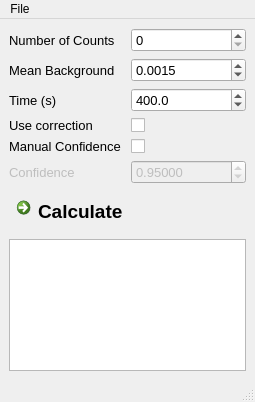
<?xml version="1.0" encoding="UTF-8"?>
<ui version="4.0">
 <class>MainWindow</class>
 <widget class="QMainWindow" name="MainWindow">
  <property name="geometry">
   <rect>
    <x>0</x>
    <y>0</y>
    <width>255</width>
    <height>402</height>
   </rect>
  </property>
  <property name="windowTitle">
   <string>FC Poisson</string>
  </property>
  <widget class="QWidget" name="centralwidget">
   <layout class="QGridLayout" name="gridLayout">
    <item row="3" column="0">
     <widget class="QTableView" name="resultsTable"/>
    </item>
    <item row="1" column="0">
     <widget class="QCommandLinkButton" name="b_calculate">
      <property name="font">
       <font>
        <family>Segoe UI</family>
        <pointsize>14</pointsize>
       </font>
      </property>
      <property name="text">
       <string>Calculate</string>
      </property>
     </widget>
    </item>
    <item row="2" column="0">
     <spacer name="verticalSpacer">
      <property name="orientation">
       <enum>Qt::Vertical</enum>
      </property>
      <property name="sizeHint" stdset="0">
       <size>
        <width>20</width>
        <height>40</height>
       </size>
      </property>
     </spacer>
    </item>
    <item row="0" column="0">
     <layout class="QGridLayout" name="gridLayout_3">
      <item row="1" column="1">
       <widget class="QDoubleSpinBox" name="sb_background">
        <property name="font">
         <font>
          <pointsize>10</pointsize>
         </font>
        </property>
        <property name="toolTip">
         <string>&lt;html&gt;&lt;head/&gt;&lt;body&gt;&lt;p&gt;Mean background count rate.&lt;/p&gt;&lt;/body&gt;&lt;/html&gt;</string>
        </property>
        <property name="decimals">
         <number>4</number>
        </property>
        <property name="maximum">
         <double>9999.000000000000000</double>
        </property>
        <property name="singleStep">
         <double>0.000100000000000</double>
        </property>
        <property name="value">
         <double>0.001500000000000</double>
        </property>
       </widget>
      </item>
      <item row="0" column="1">
       <widget class="QSpinBox" name="sb_n0">
        <property name="font">
         <font>
          <pointsize>10</pointsize>
         </font>
        </property>
        <property name="toolTip">
         <string>&lt;html&gt;&lt;head/&gt;&lt;body&gt;&lt;p&gt;Number of counts&lt;/p&gt;&lt;/body&gt;&lt;/html&gt;</string>
        </property>
        <property name="maximum">
         <number>10000</number>
        </property>
       </widget>
      </item>
      <item row="2" column="0">
       <widget class="QLabel" name="label_5">
        <property name="font">
         <font>
          <pointsize>10</pointsize>
         </font>
        </property>
        <property name="text">
         <string>Time (s)</string>
        </property>
       </widget>
      </item>
      <item row="2" column="1">
       <widget class="QDoubleSpinBox" name="sb_time">
        <property name="font">
         <font>
          <pointsize>10</pointsize>
         </font>
        </property>
        <property name="toolTip">
         <string>&lt;html&gt;&lt;head/&gt;&lt;body&gt;&lt;p&gt;Measurement time in s. Multiplied by background rate for total background counts.&lt;/p&gt;&lt;/body&gt;&lt;/html&gt;</string>
        </property>
        <property name="decimals">
         <number>1</number>
        </property>
        <property name="maximum">
         <double>99999999.000000000000000</double>
        </property>
        <property name="value">
         <double>400.000000000000000</double>
        </property>
       </widget>
      </item>
      <item row="5" column="1">
       <widget class="QDoubleSpinBox" name="sb_conf">
        <property name="enabled">
         <bool>false</bool>
        </property>
        <property name="font">
         <font>
          <pointsize>10</pointsize>
         </font>
        </property>
        <property name="toolTip">
         <string>&lt;html&gt;&lt;head/&gt;&lt;body&gt;&lt;p&gt;Manual confidence interval. 0.1 - 0.99999&lt;/p&gt;&lt;/body&gt;&lt;/html&gt;</string>
        </property>
        <property name="decimals">
         <number>5</number>
        </property>
        <property name="minimum">
         <double>0.100000000000000</double>
        </property>
        <property name="maximum">
         <double>0.999990000000000</double>
        </property>
        <property name="singleStep">
         <double>0.010000000000000</double>
        </property>
        <property name="value">
         <double>0.950000000000000</double>
        </property>
       </widget>
      </item>
      <item row="5" column="0">
       <widget class="QLabel" name="label_7">
        <property name="enabled">
         <bool>false</bool>
        </property>
        <property name="font">
         <font>
          <pointsize>10</pointsize>
         </font>
        </property>
        <property name="toolTip">
         <string>&lt;html&gt;&lt;head/&gt;&lt;body&gt;&lt;p&gt;Apply Roe &amp;amp; Woodroofe (1999) correction for low counts. Very computationally expensive. Makes almost no difference above n0 = 5.&lt;/p&gt;&lt;/body&gt;&lt;/html&gt;</string>
        </property>
        <property name="text">
         <string>Confidence</string>
        </property>
       </widget>
      </item>
      <item row="3" column="0">
       <widget class="QLabel" name="label_6">
        <property name="font">
         <font>
          <pointsize>10</pointsize>
         </font>
        </property>
        <property name="toolTip">
         <string>&lt;html&gt;&lt;head/&gt;&lt;body&gt;&lt;p&gt;Apply Roe &amp;amp; Woodroofe (1999) correction for low counts. Very computationally expensive. Makes almost no difference above n0 = 5.&lt;/p&gt;&lt;/body&gt;&lt;/html&gt;</string>
        </property>
        <property name="text">
         <string>Use correction</string>
        </property>
       </widget>
      </item>
      <item row="1" column="0">
       <widget class="QLabel" name="label_4">
        <property name="font">
         <font>
          <pointsize>10</pointsize>
         </font>
        </property>
        <property name="text">
         <string>Mean Background</string>
        </property>
       </widget>
      </item>
      <item row="0" column="0">
       <widget class="QLabel" name="label_3">
        <property name="font">
         <font>
          <pointsize>10</pointsize>
         </font>
        </property>
        <property name="text">
         <string>Number of Counts</string>
        </property>
       </widget>
      </item>
      <item row="3" column="1">
       <widget class="QCheckBox" name="cb_correction">
        <property name="toolTip">
         <string>&lt;html&gt;&lt;head/&gt;&lt;body&gt;&lt;p&gt;Apply Roe &amp;amp; Woodroofe (1999) correction for low counts. Very computationally expensive. Makes almost no difference above n0 = 5.&lt;/p&gt;&lt;/body&gt;&lt;/html&gt;</string>
        </property>
        <property name="text">
         <string/>
        </property>
       </widget>
      </item>
      <item row="4" column="1">
       <widget class="QCheckBox" name="cb_manualConf">
        <property name="text">
         <string/>
        </property>
        <property name="checked">
         <bool>false</bool>
        </property>
       </widget>
      </item>
      <item row="4" column="0">
       <widget class="QLabel" name="label_8">
        <property name="font">
         <font>
          <pointsize>10</pointsize>
         </font>
        </property>
        <property name="toolTip">
         <string>&lt;html&gt;&lt;head/&gt;&lt;body&gt;&lt;p&gt;Apply Roe &amp;amp; Woodroofe (1999) correction for low counts. Very computationally expensive. Makes almost no difference above n0 = 5.&lt;/p&gt;&lt;/body&gt;&lt;/html&gt;</string>
        </property>
        <property name="text">
         <string>Manual Confidence</string>
        </property>
       </widget>
      </item>
     </layout>
    </item>
   </layout>
  </widget>
  <widget class="QMenuBar" name="menubar">
   <property name="geometry">
    <rect>
     <x>0</x>
     <y>0</y>
     <width>255</width>
     <height>21</height>
    </rect>
   </property>
   <widget class="QMenu" name="menuFile">
    <property name="title">
     <string>File</string>
    </property>
    <addaction name="actionClose"/>
   </widget>
   <addaction name="menuFile"/>
  </widget>
  <widget class="QStatusBar" name="statusbar"/>
  <action name="actionClose">
   <property name="text">
    <string>Close</string>
   </property>
  </action>
 </widget>
 <resources/>
 <connections>
  <connection>
   <sender>actionClose</sender>
   <signal>triggered(bool)</signal>
   <receiver>MainWindow</receiver>
   <slot>close()</slot>
   <hints>
    <hint type="sourcelabel">
     <x>-1</x>
     <y>-1</y>
    </hint>
    <hint type="destinationlabel">
     <x>182</x>
     <y>77</y>
    </hint>
   </hints>
  </connection>
  <connection>
   <sender>cb_manualConf</sender>
   <signal>toggled(bool)</signal>
   <receiver>sb_conf</receiver>
   <slot>setEnabled(bool)</slot>
   <hints>
    <hint type="sourcelabel">
     <x>131</x>
     <y>134</y>
    </hint>
    <hint type="destinationlabel">
     <x>135</x>
     <y>149</y>
    </hint>
   </hints>
  </connection>
  <connection>
   <sender>cb_manualConf</sender>
   <signal>toggled(bool)</signal>
   <receiver>label_7</receiver>
   <slot>setEnabled(bool)</slot>
   <hints>
    <hint type="sourcelabel">
     <x>161</x>
     <y>129</y>
    </hint>
    <hint type="destinationlabel">
     <x>47</x>
     <y>156</y>
    </hint>
   </hints>
  </connection>
 </connections>
</ui>
